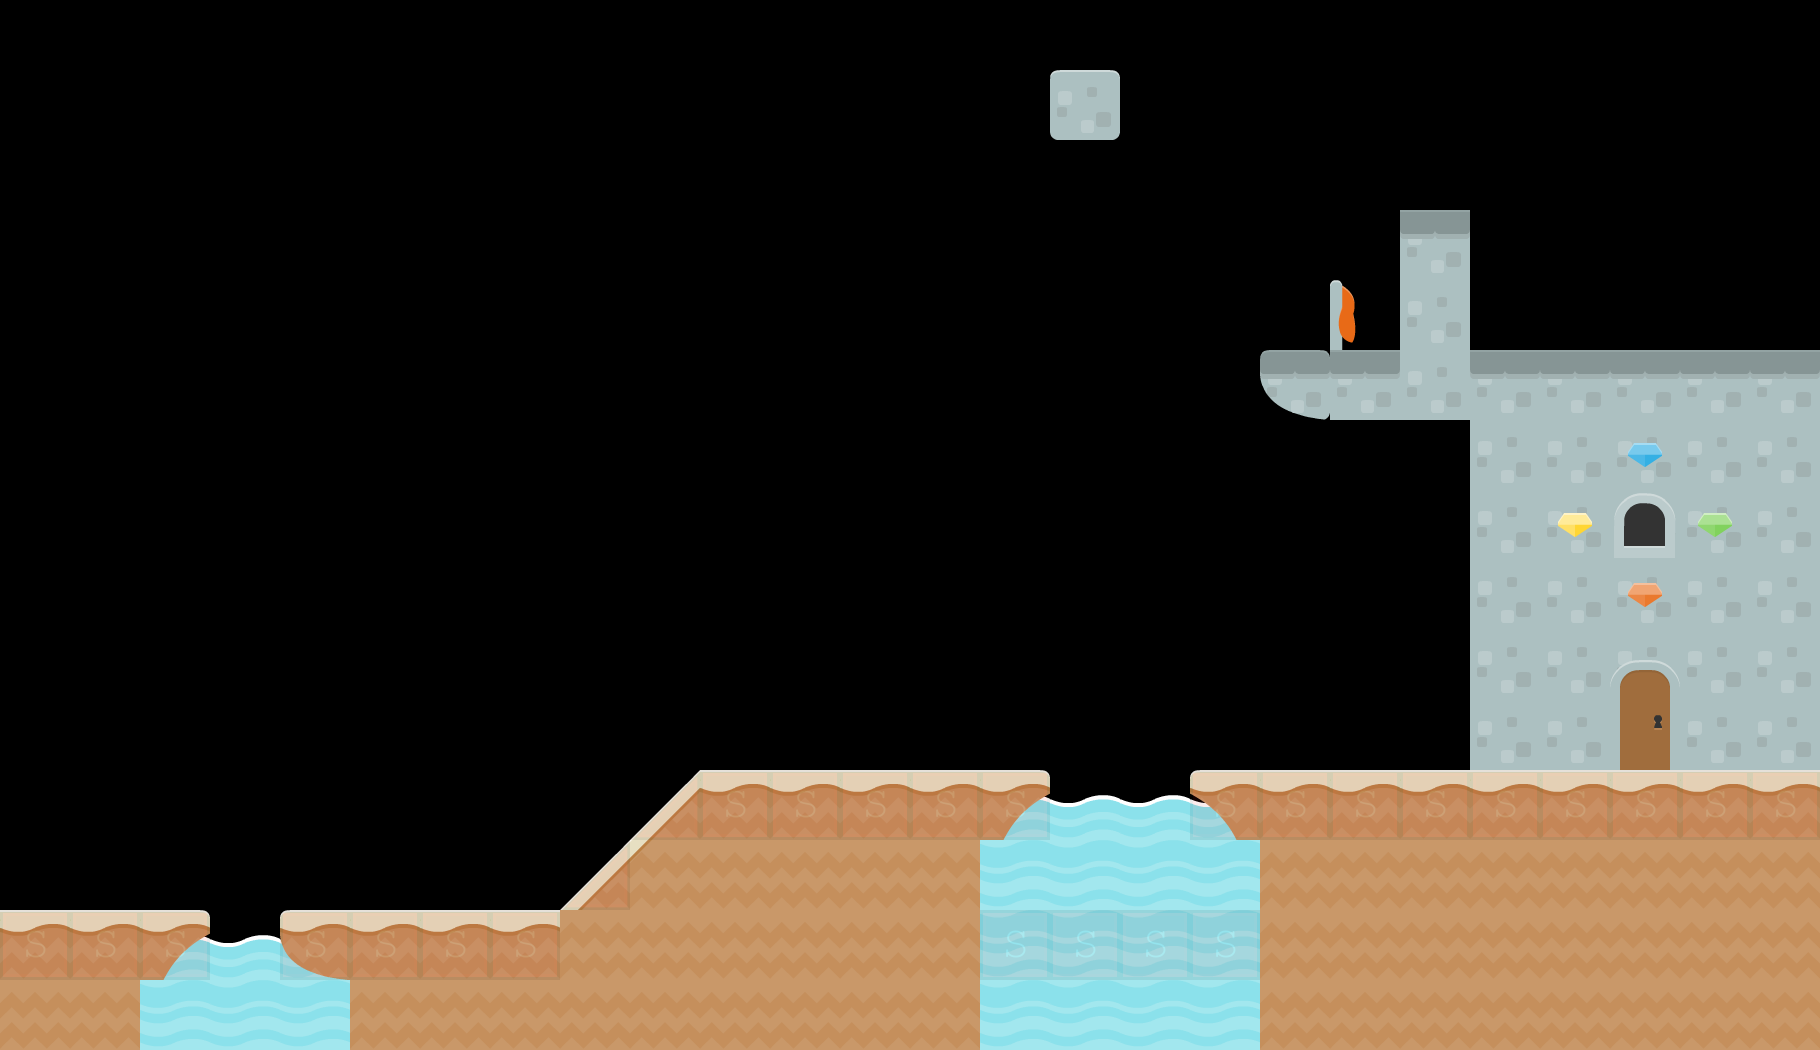

A level layout from a 2D game, rendered from its tile map. Below: a short description, then the map file with tile-grid data replaced by summaries:
An orthogonal 26x15 tile map with 70x70 px tiles, 3 tile layers (Background, Background 1, collision), 4 tilesets and 6 objects (4x BadGuy, levelTrigger, Mushroom).

<map version="1.0" orientation="orthogonal" renderorder="right-down" width="26" height="15" tilewidth="70" tileheight="70" backgroundcolor="#000000">
 <tileset firstgid="1" name="background-tiles" tilewidth="70" tileheight="70">
  <image source="../../Mario Files/data/img/background-tiles.png" width="910" height="910" />
  <tile id="112">
   <properties>
    <property name="level2" value="" />
   </properties>
  </tile>
 </tileset>
 <tileset firstgid="170" name="meta-tiles" tilewidth="70" tileheight="70">
  <image source="../../Mario Files/data/img/meta-tiles.png" width="350" height="70" />
  <tile id="1">
   <properties>
    <property name="level" value="" />
    <property name="type" value="lslope" />
   </properties>
  </tile>
  <tile id="3">
   <properties>
    <property name="type" value="rslope" />
   </properties>
  </tile>
  <tile id="4">
   <properties>
    <property name="type" value="solid" />
   </properties>
  </tile>
 </tileset>
 <tileset firstgid="175" name="item-spritesheet" tilewidth="70" tileheight="70">
  <image source="../../Mario Files/data/img/item-spritesheet.png" width="560" height="560" />
 </tileset>
 <tileset firstgid="239" name="background-tiles" tilewidth="70" tileheight="70">
  <image source="../../Mario Files/data/img/background-tiles.png" width="910" height="910" />
 </tileset>
 <layer name="Background" width="26" height="15">
  <properties>
   <property name="LEVEL" value="HragK03" />
   <property name="xSpawn" value="400" />
   <property name="ySpawn" value="0" />
  </properties>
  <data>[390 cells, 67 non-empty, 6 distinct tile ids]</data>
 </layer>
 <layer name="Background 1" width="26" height="15">
  <data>[390 cells, 68 non-empty, 17 distinct tile ids]</data>
 </layer>
 <layer name="collision" width="26" height="15" opacity="0.08">
  <data>[390 cells, 27 non-empty, 2 distinct tile ids]</data>
 </layer>
 <objectgroup name="trigger-entities">
  <object name="levelTrigger" x="209" y="979" width="70" height="69">
   <properties>
    <property name="level" value="HragK03" />
   </properties>
  </object>
 </objectgroup>
 <objectgroup color="#ff0000" name="EnemyEntities">
  <object name="BadGuy" x="286" y="838" width="280" height="69" />
  <object name="BadGuy" x="699" y="693" width="154" height="75" />
  <object name="BadGuy" x="981" y="842" width="277" height="75" />
  <object name="BadGuy" x="1259" y="694" width="170" height="75" />
 </objectgroup>
 <objectgroup name="CollectableEntities">
  <object name="Mushroom" x="223" y="681" width="66" height="59" />
 </objectgroup>
</map>
